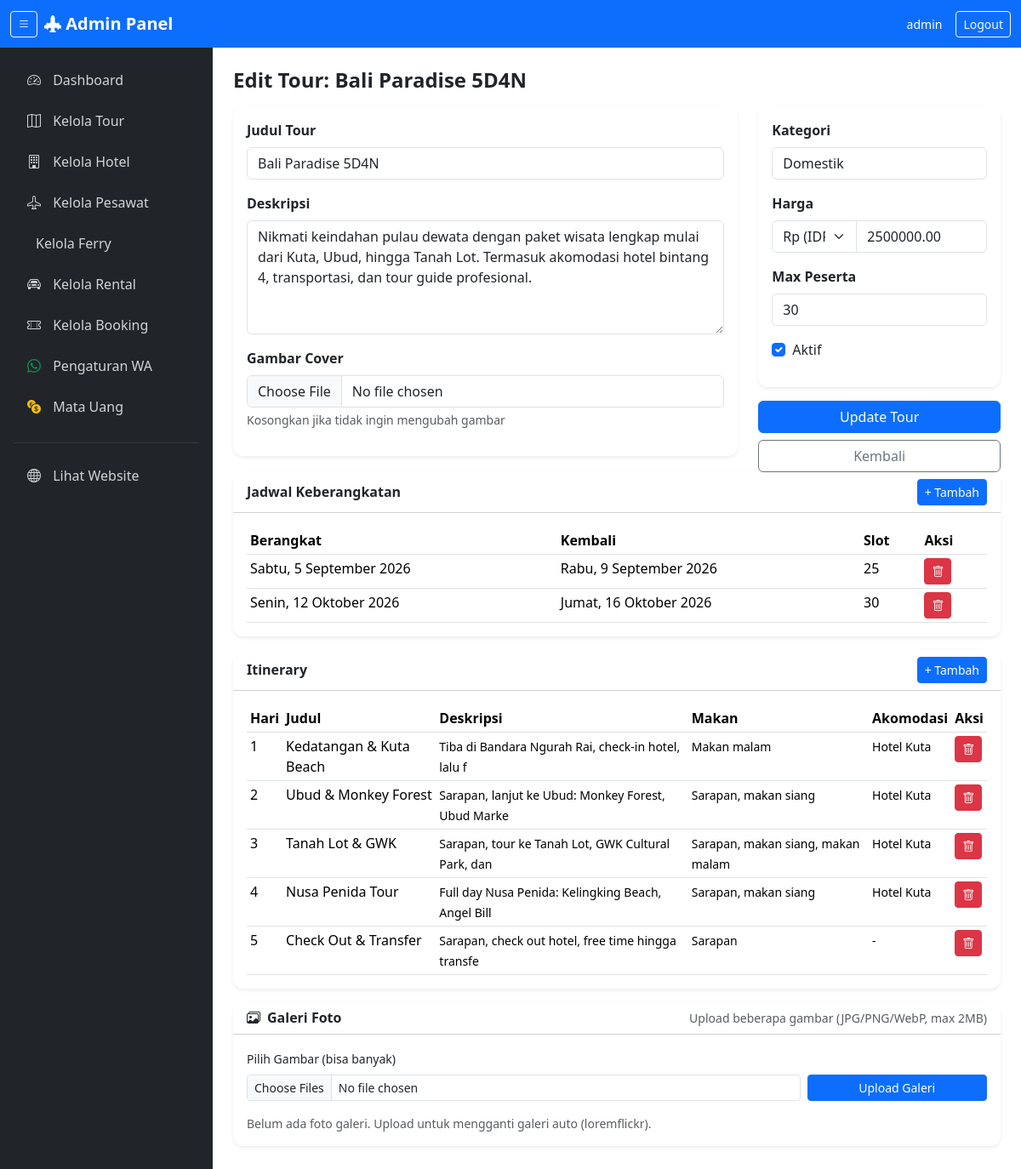
The page /admin/tour-edit.php?id=1 (signed in) on the database its author committed.
### tables this page shows
CREATE TABLE IF NOT EXISTS tours (
    id INT AUTO_INCREMENT PRIMARY KEY,
    title VARCHAR(200) NOT NULL,
    slug VARCHAR(200) NOT NULL UNIQUE,
    category VARCHAR(100) NOT NULL,
    description TEXT,
    price DECIMAL(12,2) NOT NULL,
    price_currency VARCHAR(5) NOT NULL DEFAULT 'IDR',
    original_price DECIMAL(12,2) DEFAULT NULL,
    max_participants INT NOT NULL DEFAULT 20,
    rating DECIMAL(2,1) DEFAULT 4.8,
    total_reviews INT DEFAULT 0,
    cover_image VARCHAR(255) DEFAULT NULL,
    wiki_image VARCHAR(255) DEFAULT NULL,
    is_active TINYINT(1) NOT NULL DEFAULT 1,
    created_at TIMESTAMP DEFAULT CURRENT_TIMESTAMP,
    updated_at TIMESTAMP DEFAULT CURRENT_TIMESTAMP ON UPDATE CURRENT_TIMESTAMP
);

CREATE TABLE IF NOT EXISTS tour_dates (
    id INT AUTO_INCREMENT PRIMARY KEY,
    tour_id INT NOT NULL,
    departure_date DATE NOT NULL,
    return_date DATE NOT NULL,
    available_slots INT NOT NULL,
    is_active TINYINT(1) NOT NULL DEFAULT 1,
    FOREIGN KEY (tour_id) REFERENCES tours(id) ON DELETE CASCADE
);

CREATE TABLE IF NOT EXISTS itineraries (
    id INT AUTO_INCREMENT PRIMARY KEY,
    tour_id INT NOT NULL,
    day_number INT NOT NULL,
    title VARCHAR(200) NOT NULL,
    description TEXT,
    meals VARCHAR(200) DEFAULT NULL,
    accommodation VARCHAR(200) DEFAULT NULL,
    FOREIGN KEY (tour_id) REFERENCES tours(id) ON DELETE CASCADE
);

### includes/db.php (called while the page is built, shortened)
<?php
class Database {
    private static $instance = null;
    private $conn;
    private function __construct() {
        try {
            $dsn = "mysql:host=" . DB_HOST . ";dbname=" . DB_NAME . ";charset=utf8mb4";
            $this->conn = new PDO($dsn, DB_USER, DB_PASS);
            $this->conn->setAttribute(PDO::ATTR_ERRMODE, PDO::ERRMODE_EXCEPTION);
            $this->conn->setAttribute(PDO::ATTR_DEFAULT_FETCH_MODE, PDO::FETCH_ASSOC);
            $this->conn->setAttribute(PDO::ATTR_EMULATE_PREPARES, false);
        } catch (PDOException $e) {
            die("Koneksi database gagal: " . $e->getMessage());
        }
    }
    public static function getInstance() {
        if (self::$instance === null) {
            self::$instance = new self();
        }
        return self::$instance;
    }
    public function getConnection() {
        return $this->conn;
    }
}
function db() {
    return Database::getInstance()->getConnection();
}
?>

### includes/functions.php (called while the page is built, shortened)
<?php
function tglIndonesia($date) {
    $hari = [
        'Sunday' => 'Minggu', 'Monday' => 'Senin', 'Tuesday' => 'Selasa',
        'Wednesday' => 'Rabu', 'Thursday' => 'Kamis', 'Friday' => 'Jumat',
        'Saturday' => 'Sabtu'
    ];
    $bulan = [
        1 => 'Januari', 'Februari', 'Maret', 'April', 'Mei', 'Juni',
        'Juli', 'Agustus', 'September', 'Oktober', 'November', 'Desember'
    ];
    $t = strtotime($date);
    $namaHari = $hari[date('l', $t)];
    $tanggal = date('j', $t);
    $namaBulan = $bulan[(int)date('m', $t)];
    $tahun = date('Y', $t);
    return "$namaHari, $tanggal $namaBulan $tahun";
}
function e($string) {
    return htmlspecialchars($string, ENT_QUOTES, 'UTF-8');
}
function getTourById($id) {
    $stmt = db()->prepare("SELECT * FROM tours WHERE id = ?");
    $stmt->execute([$id]);
    return $stmt->fetch();
}
function getTourDates($tourId) {
    $stmt = db()->prepare("SELECT * FROM tour_dates WHERE tour_id = ? AND is_active = 1 AND departure_date >= CURDATE() ORDER BY departure_date ASC");
    $stmt->execute([$tourId]);
    return $stmt->fetchAll();
}
function getItineraries($tourId) {
    $stmt = db()->prepare("SELECT * FROM itineraries WHERE tour_id = ? ORDER BY day_number ASC");
    $stmt->execute([$tourId]);
    return $stmt->fetchAll();
}
?>

### admin/tour-edit.php (the view, shortened to what this page needs)
<?php
require_once '../includes/db.php';
require_once '../includes/functions.php';
$id = (int)($_GET['id'] ?? 0);
$tour = getTourById($id);
$tourDates = getTourDates($id);
$itineraries = getItineraries($id);
require_once 'includes/admin-header.php';
?>
<h4 class="fw-bold mb-3">Edit Tour: <?= e($tour['title']) ?></h4>
<form method="POST" enctype="multipart/form-data">
    <div class="row">
        <div class="col-md-8">
            <div class="card border-0 shadow-sm mb-3">
                <div class="card-body">
                    <div class="mb-3">
                        <label class="form-label fw-semibold">Judul Tour</label>
                        <input type="text" name="title" class="form-control" value="<?= e($tour['title']) ?>" required>
                    </div>
                    <div class="mb-3">
                        <label class="form-label fw-semibold">Deskripsi</label>
                        <textarea name="description" class="form-control" rows="5"><?= e($tour['description']) ?></textarea>
                    </div>
                    <div class="mb-3">
                        <label class="form-label fw-semibold">Gambar Cover</label>
                        <input type="file" name="cover_image" class="form-control" accept="image/jpeg,image/png,image/webp">
                        <div class="form-text">Kosongkan jika tidak ingin mengubah gambar</div>
                    </div>
                </div>
            </div>
        </div>
        <div class="col-md-4">
            <div class="card border-0 shadow-sm mb-3">
                <div class="card-body">
                    <div class="mb-3">
                        <label class="form-label fw-semibold">Kategori</label>
                        <input type="text" name="category" class="form-control" value="<?= e($tour['category']) ?>" required>
                    </div>
                    <div class="mb-3">
                        <label class="form-label fw-semibold">Harga</label>
                        <div class="input-group">
                            <select name="price_currency" class="form-select" style="max-width: 100px;">
                                <?php foreach (['IDR' => 'Rp (IDR)', 'SGD' => 'S$ (SGD)', 'USD' => '$ (USD)'] as $code => $label): ?>
                                    <option value="<?= $code ?>" <?= ($tour['price_currency'] ?? 'IDR') === $code ? 'selected' : '' ?>><?= $label ?></option>
                                <?php endforeach; ?>
                            </select>
                            <input type="number" name="price" class="form-control" min="0" value="<?= $tour['price'] ?>" required>
                        </div>
                    </div>
                    <div class="mb-3">
                        <label class="form-label fw-semibold">Max Peserta</label>
                        <input type="number" name="max_participants" class="form-control" min="1" value="<?= $tour['max_participants'] ?>">
                    </div>
                    <div class="mb-3 form-check">
                        <input type="checkbox" name="is_active" class="form-check-input" id="isActive" <?= $tour['is_active'] ? 'checked' : '' ?>>
                        <label class="form-check-label" for="isActive">Aktif</label>
                    </div>
                </div>
            </div>
            <button type="submit" class="btn btn-primary w-100">Update Tour</button>
            <a href="tours.php" class="btn btn-outline-secondary w-100 mt-2">Kembali</a>
        </div>
    </div>
</form>
<div class="card border-0 shadow-sm mb-3">
    <div class="card-header bg-white d-flex justify-content-between align-items-center">
        <h6 class="fw-bold mb-0">Jadwal Keberangkatan</h6>
        <button class="btn btn-sm btn-primary" data-bs-toggle="collapse" data-bs-target="#addDateForm">+ Tambah</button>
    </div>
    <div class="card-body">
        <?php if (count($tourDates) > 0): ?>
        <table class="table table-sm mb-0">
            <thead>
                <tr>
                    <th>Berangkat</th>
                    <th>Kembali</th>
                    <th>Slot</th>
                    <th>Aksi</th>
                </tr>
            </thead>
            <tbody>
                <?php foreach ($tourDates as $td): ?>
                <tr>
                    <td><?= tglIndonesia($td['departure_date']) ?></td>
                    <td><?= tglIndonesia($td['return_date']) ?></td>
                    <td><?= $td['available_slots'] ?></td>
                    <td>
                        <a href="tour-edit.php?id=<?= $id ?>&delete_date=<?= $td['id'] ?>" class="btn btn-sm btn-danger" onclick="return confirm('Hapus tanggal ini?')"><i class="bi bi-trash"></i></a>
                    </td>
                </tr>
                <?php endforeach; ?>
            </tbody>
        </table>
        <?php else: ?>
        <p class="text-muted small mb-0">Belum ada jadwal keberangkatan.</p>
        <?php endif; ?>
    </div>
</div>
<div class="card border-0 shadow-sm mb-3">
    <div class="card-header bg-white d-flex justify-content-between align-items-center">
        <h6 class="fw-bold mb-0">Itinerary</h6>
        <button class="btn btn-sm btn-primary" data-bs-toggle="collapse" data-bs-target="#addItineraryForm">+ Tambah</button>
    </div>
    <div class="card-body">
        <?php if (count($itineraries) > 0): ?>
        <div class="table-responsive">
            <table class="table table-sm mb-0">
                <thead>
                    <tr>
                        <th>Hari</th>
                        <th>Judul</th>
                        <th>Deskripsi</th>
                        <th>Makan</th>
                        <th>Akomodasi</th>
                        <th>Aksi</th>
                    </tr>
                </thead>
                <tbody>
                    <?php foreach ($itineraries as $it): ?>
                    <tr>
                        <td><?= $it['day_number'] ?></td>
                        <td><?= e($it['title']) ?></td>
                        <td><small><?= e(substr($it['description'], 0, 50)) ?></small></td>
                        <td><small><?= e($it['meals']) ?></small></td>
                        <td><small><?= e($it['accommodation']) ?></small></td>
                        <td>
                            <a href="tour-edit.php?id=<?= $id ?>&delete_itinerary=<?= $it['id'] ?>" class="btn btn-sm btn-danger" onclick="return confirm('Hapus itinerary ini?')"><i class="bi bi-trash"></i></a>
                        </td>
                    </tr>
                    <?php endforeach; ?>
                </tbody>
            </table>
        </div>
        <?php else: ?>
        <p class="text-muted small mb-0">Belum ada itinerary.</p>
        <?php endif; ?>
    </div>
</div>
<div class="card border-0 shadow-sm mb-3">
    <div class="card-header bg-white d-flex justify-content-between align-items-center">
        <h6 class="fw-bold mb-0"><i class="bi bi-images me-2"></i>Galeri Foto</h6>
        <small class="text-muted">Upload beberapa gambar (JPG/PNG/WebP, max 2MB)</small>
    </div>
    <div class="card-body">
        <?php
        try { $galleryItems = db()->prepare("SELECT * FROM tour_images WHERE tour_id=? ORDER BY sort_order ASC, id ASC"); $galleryItems->execute([$id]); $galleryItems = $galleryItems->fetchAll(); } catch(Throwable $e){ $galleryItems=[]; }
        ?>
        <form method="POST" enctype="multipart/form-data" class="mb-3">
            <div class="row g-2 align-items-end">
                <div class="col-md-9">
                    <label class="form-label small">Pilih Gambar (bisa banyak)</label>
                    <input type="file" name="gallery_images[]" class="form-control form-control-sm" accept="image/jpeg,image/png,image/webp" multiple required>
                </div>
                <div class="col-md-3 d-grid">
                    <button type="submit" name="add_gallery" class="btn btn-sm btn-primary">Upload Galeri</button>
                </div>
            </div>
        </form>
        <?php if (count($galleryItems)>0): ?>
        <div class="row g-2">
            <?php foreach ($galleryItems as $g): ?>
            <div class="col-4 col-md-2">
                <div class="position-relative">
                    <img src="../uploads/<?= e($g['image_path']) ?>" class="w-100 rounded-3 border" style="height: 110px; object-fit: cover;">
                    <a href="tour-edit.php?id=<?= $id ?>&delete_gallery=<?= $g['id'] ?>" class="btn btn-sm btn-danger position-absolute top-0 end-0 m-1 py-0 px-1" onclick="return confirm('Hapus gambar ini?')" title="Hapus" style="font-size: 11px;"><i class="bi bi-trash"></i></a>
                    <small class="d-block text-truncate text-muted" style="font-size: 10px;"><?= e($g['image_path']) ?></small>
                </div>
            </div>
            <?php endforeach; ?>
        </div>
        <?php else: ?>
        <p class="text-muted small mb-0">Belum ada foto galeri. Upload untuk mengganti galeri auto (loremflickr).</p>
        <?php endif; ?>
    </div>
</div>
<?php require_once 'includes/admin-footer.php'; ?>

### assets/css/style.css (style rules this page uses)
:root { --primary: #0d6efd; --primary-dark: #0b5ed7; --font-sans: system-ui, -apple-system, 'Segoe UI', Roboto, 'Helvetica Neue', sans-serif; --shadow-sm: 0 1px 3px rgba(0,0,0,0.06), 0 1px 2px rgba(0,0,0,0.04); --shadow-md: 0 4px 12px rgba(0,0,0,0.08), 0 2px 4px rgba(0,0,0,0.04); --shadow-lg: 0 8px 30px rgba(0,0,0,0.10), 0 4px 8px rgba(0,0,0,0.04); --shadow-hover: 0 12px 40px rgba(0,0,0,0.14), 0 6px 12px rgba(0,0,0,0.06); --radius-sm: 8px; --radius-md: 12px; --radius-lg: 16px; }
body { font-family: var(--font-sans); -webkit-font-smoothing: antialiased; -moz-osx-font-smoothing: grayscale; }
.card { border-radius: var(--radius-md) !important; }

### rows shown on the page
tours: title "Bali Paradise 5D4N", description "Nikmati keindahan pulau dewata dengan paket wisata lengkap mulai dari Kuta, Ubud, hingga Tanah Lot. Termasuk akomodasi hotel bintang 4, transportasi, dan tour guide profesional.", category "Domestik", price_currency "Rp (IDR)", price "2500000.00", max_participants "30", is_active "☑"
tour_dates: departure_date "Sabtu, 5 September 2026", return_date "Rabu, 9 September 2026", available_slots "25"
tour_dates: departure_date "Senin, 12 Oktober 2026", return_date "Jumat, 16 Oktober 2026", available_slots "30"
itineraries: day_number "1", title "Kedatangan & Kuta Beach", description "Tiba di Bandara Ngurah Rai, check-in hotel, lalu f", meals "Makan malam", accommodation "Hotel Kuta"
itineraries: day_number "2", title "Ubud & Monkey Forest", description "Sarapan, lanjut ke Ubud: Monkey Forest, Ubud Marke", meals "Sarapan, makan siang", accommodation "Hotel Kuta"
itineraries: day_number "3", title "Tanah Lot & GWK", description "Sarapan, tour ke Tanah Lot, GWK Cultural Park, dan", meals "Sarapan, makan siang, makan malam", accommodation "Hotel Kuta"
itineraries: day_number "4", title "Nusa Penida Tour", description "Full day Nusa Penida: Kelingking Beach, Angel Bill", meals "Sarapan, makan siang", accommodation "Hotel Kuta"
itineraries: day_number "5", title "Check Out & Transfer", description "Sarapan, check out hotel, free time hingga transfe", meals "Sarapan", accommodation "-"

### other values the page prints
$_SESSION['admin_username'] "admin"
